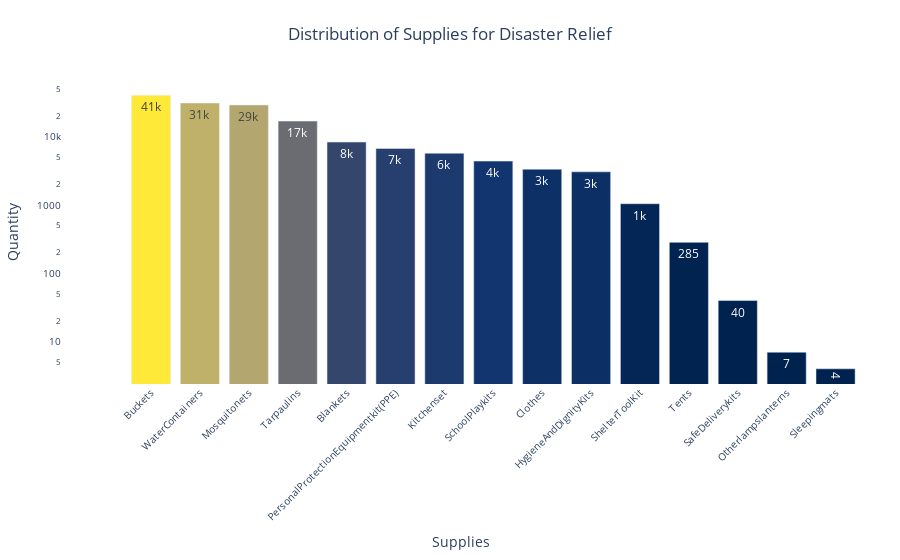

The code cell stored with this chart in its notebook:
### Markdown cell above
An important question to ask at this point is: what do we have inside the warehouses? It's great that there seems to be good coverage that ensures a warehouse is nearby for any disaster, but if one of them is full of kitchen sets and there's a flood, they might not be as immediately useful as buckets or tarpaulins. So, let's look at the overall breakdown of supplies by warehouse/location:

### Code cell
import plotly.graph_objects as go

# Sample Data
def make_barchart():
    items = {}
    for x in dataset.inventory:
        if x[1].id in items:
            items[x[1].id] += dataset.inventory[x]
        else:
            items[x[1].id] = dataset.inventory[x]

    items = dict(sorted(items.items(), key=lambda item: item[1], reverse=True))

    # Extract keys and values from the dictionary
    categories = list(items.keys())
    values = list(items.values())

    # Normalize the values for color scale
    normalized_values = np.array(values) / max(values)

    # Define a color scale (e.g., 'Viridis', 'Cividis', 'Plasma', etc.)
    colorscale = 'Cividis'

    def format_number(num):
        if num >= 1_000_000:
            return f'{num/1_000_000:.1f}M'  # Format as millions
        elif num >= 1_000:
            return f'{num/1_000:.0f}k'  # Format as thousands
        else:
            return str(num)  # Show the number as is if below 1,000

    # Create formatted text for display
    formatted_text = [format_number(v) for v in values]  # Use the custom formatting function

    # Create a bar chart with a color continuum
    fig = go.Figure(
        data=[
            go.Bar(
                x=categories,
                y=values,
                marker=dict(
                    color=normalized_values,  # Use normalized values for the color scale
                    colorscale=colorscale,  # Apply the chosen color scale
                    showscale=False  # Hide the color scale bar
                    
                ),
                texttemplate='%{text}',  # Explicitly set text template
                text=formatted_text,  # Display formatted text with 'k' and 'M' suffixes
                hovertemplate='<b>%{x}</b><br>Quantity: %{y}<extra></extra>',  # Show exact hover info
                textposition='auto',  # Automatically position the text
            )
        ]
    )

    # Update layout
    fig.update_layout(
        title={
            'text': "Distribution of Supplies for Disaster Relief",
            'y': 0.95,
            'x': 0.5,
            'xanchor': 'center',
            'yanchor': 'top'
        },
        xaxis_title="Supplies",
        yaxis_title="Quantity",
        yaxis_type="log",  # Logarithmic scale for better visualization
        xaxis=dict(tickangle=-45),  # Rotate x-axis labels for better readability
        plot_bgcolor='white',  # Set background color to white for better contrast
        xaxis_tickfont_size=10,  # Font size for x-axis labels
        yaxis_tickfont_size=10,  # Font size for y-axis labels
        margin=dict(l=40, r=40, t=80, b=100),  # Adjust margins
    )

    # Add annotations to highlight key insights
    fig.add_annotation(
        x=categories[0],  # Example: Highlighting the highest value category
        y=values[0],
        text="Highest Quantity",
        showarrow=True,
        arrowhead=2,
        ax=-40,
        ay=-40
    )

    # Show the plot
    fig.show()

make_barchart()

### Figure 1 — Plotly figure (JSON) as saved in the notebook; plotly's stock layout.template omitted (floating-point values rounded to 4 significant figures)
{"data": [{"hovertemplate": "<b>%{x}</b><br>Quantity: %{y}<extra></extra>", "marker": {"color": [1, 0.7676, 0.7192, 0.4173, 0.2058, 0.1657, 0.1412, 0.1082, 0.08233, 0.07537, 0.02573, 0.006983, 0.0009801, 0.0001715, 9.801e-05], "colorscale": [[0, "#00224e"], [0.1111, "#123570"], [0.2222, "#3b496c"], [0.3333, "#575d6d"], [0.4444, "#707173"], [0.5556, "#8a8678"], [0.6667, "#a59c74"], [0.7778, "#c3b369"], [0.8889, "#e1cc55"], [1, "#fee838"]], "showscale": false}, "text": ["41k", "31k", "29k", "17k", "8k", "7k", "6k", "4k", "3k", "3k", "1k", "285", "40", "7", "4"], "textposition": "auto", "texttemplate": "%{text}", "type": "bar", "x": ["Buckets", "WaterContainers", "Mosquitonets", "Tarpaulins", "Blankets", "PersonalProtectionEquipmentkit(PPE)", "Kitchenset", "SchoolPlaykits", "Clothes", "HygieneAndDignityKits", "ShelterToolKit", "Tents", "SafeDeliverykits", "Otherlampslanterns", "Sleepingmats"], "y": [40811, 31326, 29352, 17030, 8400, 6763, 5761, 4416, 3360, 3076, 1050, 285, 40, 7, 4]}], "layout": {"annotations": [{"arrowhead": 2, "ax": -40, "ay": -40, "showarrow": true, "text": "Highest Quantity", "x": "Buckets", "y": 40811}], "margin": {"b": 100, "l": 40, "r": 40, "t": 80}, "plot_bgcolor": "white", "title": {"text": "Distribution of Supplies for Disaster Relief", "x": 0.5, "xanchor": "center", "y": 0.95, "yanchor": "top"}, "xaxis": {"tickangle": -45, "tickfont": {"size": 10}, "title": {"text": "Supplies"}}, "yaxis": {"tickfont": {"size": 10}, "title": {"text": "Quantity"}, "type": "log"}}}
